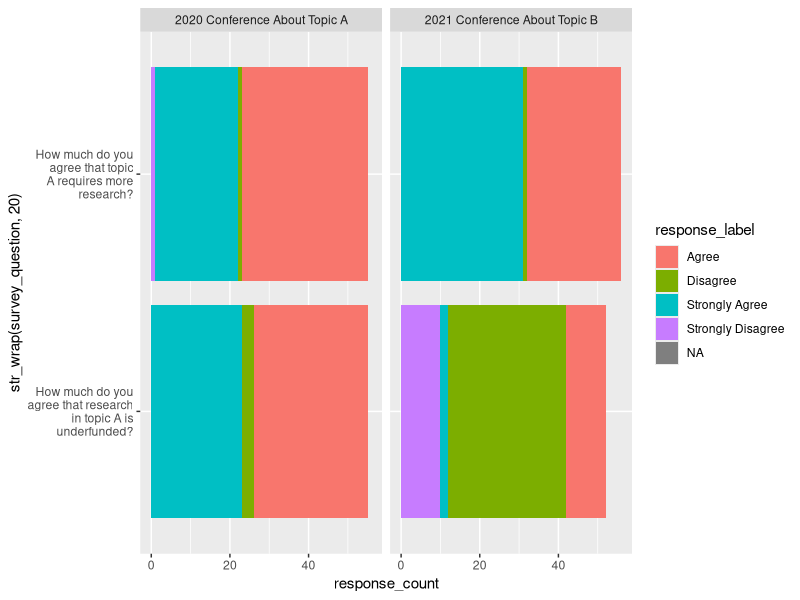

The R source for this figure:
library(tidyverse)
library(readxl)

data_raw <- read_excel("data/weird-survey-data_2022-05-12.xlsx",
                       col_names = c("info", "response_label", "response_count"))

all_responses <- unique(data_raw$response_label)


data_col_arranged <- data_raw %>% 
  mutate(survey_group = case_when(
    str_starts(info, "[0-9]{4} [A-z]") ~ info,
    TRUE ~ NA_character_
  )) %>% 
  mutate(survey_question = case_when(
    str_starts(info, "[0-9]{4} [A-z]") ~ NA_character_,
    TRUE ~ info
  )) %>% 
  select(survey_group, survey_question, contains("response"))

data_col_filled <- data_col_arranged %>% 
  mutate(survey_group_lag = ifelse(is.na(survey_group), 0, 1),
         survey_group_lag = cumsum(survey_group_lag)) %>% 
  group_by(survey_group_lag) %>% 
  mutate(survey_group = first(survey_group)) %>% 
  ungroup() %>% 
  mutate(survey_question_lag = ifelse(is.na(survey_question), 0, 1),
         survey_question_lag = cumsum(survey_question_lag)) %>% 
  group_by(survey_question_lag) %>% 
  mutate(survey_question = first(survey_question)) %>% 
  ungroup() %>% 
  select(survey_group, survey_question, contains("response"))

data_tidy <- data_col_filled %>% 
  filter(!response_label %in% c("Answer")) %>% 
  mutate(response_count = parse_number(response_count))

gg_charlie_chart <- data_tidy %>%
  ggplot(aes(x = response_count,
             y = str_wrap(survey_question, 20),
             fill = response_label)) +
  geom_col() +
  facet_wrap(~ survey_group)


gg_charlie_chart %>% 
  ggsave("target-chart_weird-survey-data_2022-05-12.png",
         .,
         width = 7,
         heigh = 6)

         